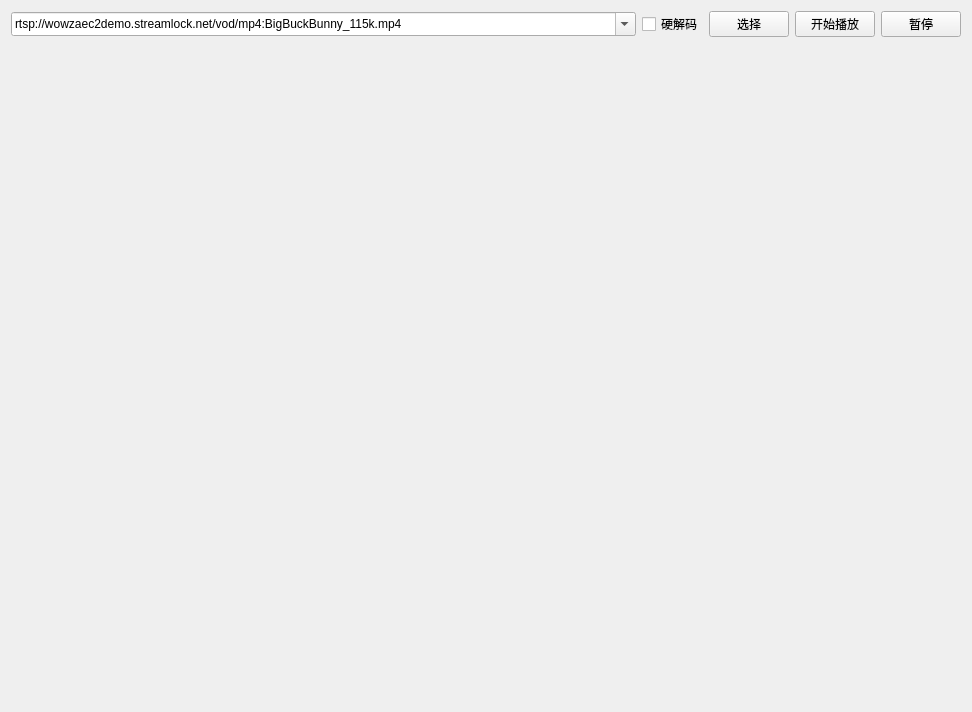
<?xml version="1.0" encoding="UTF-8"?>
<ui version="4.0">
 <class>Widget</class>
 <widget class="QWidget" name="Widget">
  <property name="geometry">
   <rect>
    <x>0</x>
    <y>0</y>
    <width>972</width>
    <height>712</height>
   </rect>
  </property>
  <property name="windowTitle">
   <string>Widget</string>
  </property>
  <layout class="QGridLayout" name="gridLayout_2">
   <item row="0" column="0">
    <widget class="QComboBox" name="com_url">
     <property name="editable">
      <bool>true</bool>
     </property>
     <property name="insertPolicy">
      <enum>QComboBox::InsertAtBottom</enum>
     </property>
     <property name="sizeAdjustPolicy">
      <enum>QComboBox::AdjustToMinimumContentsLengthWithIcon</enum>
     </property>
     <property name="duplicatesEnabled">
      <bool>false</bool>
     </property>
     <item>
      <property name="text">
       <string>rtsp://wowzaec2demo.streamlock.net/vod/mp4:BigBuckBunny_115k.mp4</string>
      </property>
     </item>
     <item>
      <property name="text">
       <string>rtmp://ns8.indexforce.com/home/mystream</string>
      </property>
     </item>
     <item>
      <property name="text">
       <string>rtmp://58.200.131.2:1935/livetv/cctv1</string>
      </property>
     </item>
     <item>
      <property name="text">
       <string>http://vfx.mtime.cn/Video/2019/02/04/mp4/190204084208765161.mp4</string>
      </property>
     </item>
     <item>
      <property name="text">
       <string>http://playertest.longtailvideo.com/adaptive/bipbop/gear4/prog_index.m3u8</string>
      </property>
     </item>
     <item>
      <property name="text">
       <string>http://clips.vorwaerts-gmbh.de/big_buck_bunny.mp4</string>
      </property>
     </item>
     <item>
      <property name="text">
       <string>http://vjs.zencdn.net/v/oceans.mp4</string>
      </property>
     </item>
     <item>
      <property name="text">
       <string>https://media.w3.org/2010/05/sintel/trailer.mp4</string>
      </property>
     </item>
     <item>
      <property name="text">
       <string>https://sf1-hscdn-tos.pstatp.com/obj/media-fe/xgplayer_doc_video/flv/xgplayer-demo-360p.flv</string>
      </property>
     </item>
    </widget>
   </item>
   <item row="0" column="1">
    <widget class="QCheckBox" name="check_HW">
     <property name="sizePolicy">
      <sizepolicy hsizetype="Fixed" vsizetype="Fixed">
       <horstretch>0</horstretch>
       <verstretch>0</verstretch>
      </sizepolicy>
     </property>
     <property name="text">
      <string>硬解码</string>
     </property>
    </widget>
   </item>
   <item row="0" column="2">
    <widget class="QPushButton" name="but_file">
     <property name="sizePolicy">
      <sizepolicy hsizetype="Fixed" vsizetype="Fixed">
       <horstretch>0</horstretch>
       <verstretch>0</verstretch>
      </sizepolicy>
     </property>
     <property name="text">
      <string>选择</string>
     </property>
    </widget>
   </item>
   <item row="0" column="3">
    <widget class="QPushButton" name="but_open">
     <property name="sizePolicy">
      <sizepolicy hsizetype="Fixed" vsizetype="Fixed">
       <horstretch>0</horstretch>
       <verstretch>0</verstretch>
      </sizepolicy>
     </property>
     <property name="text">
      <string>开始播放</string>
     </property>
    </widget>
   </item>
   <item row="0" column="4">
    <widget class="QPushButton" name="but_pause">
     <property name="sizePolicy">
      <sizepolicy hsizetype="Fixed" vsizetype="Fixed">
       <horstretch>0</horstretch>
       <verstretch>0</verstretch>
      </sizepolicy>
     </property>
     <property name="text">
      <string>暂停</string>
     </property>
    </widget>
   </item>
   <item row="1" column="0" colspan="5">
    <layout class="QGridLayout" name="gridLayout">
     <property name="spacing">
      <number>1</number>
     </property>
     <item row="0" column="2">
      <widget class="PlayImage" name="playImage_3" native="true"/>
     </item>
     <item row="1" column="0">
      <widget class="PlayImage" name="playImage_4" native="true"/>
     </item>
     <item row="0" column="0">
      <widget class="PlayImage" name="playImage_1" native="true"/>
     </item>
     <item row="2" column="2">
      <widget class="PlayImage" name="playImage_9" native="true"/>
     </item>
     <item row="2" column="0">
      <widget class="PlayImage" name="playImage_7" native="true"/>
     </item>
     <item row="1" column="1">
      <widget class="PlayImage" name="playImage_5" native="true"/>
     </item>
     <item row="2" column="1">
      <widget class="PlayImage" name="playImage_8" native="true"/>
     </item>
     <item row="0" column="1">
      <widget class="PlayImage" name="playImage_2" native="true"/>
     </item>
     <item row="1" column="2">
      <widget class="PlayImage" name="playImage_6" native="true"/>
     </item>
    </layout>
   </item>
  </layout>
 </widget>
 <customwidgets>
  <customwidget>
   <class>PlayImage</class>
   <extends>QWidget</extends>
   <header>playimage.h</header>
   <container>1</container>
  </customwidget>
 </customwidgets>
 <resources/>
 <connections/>
</ui>
